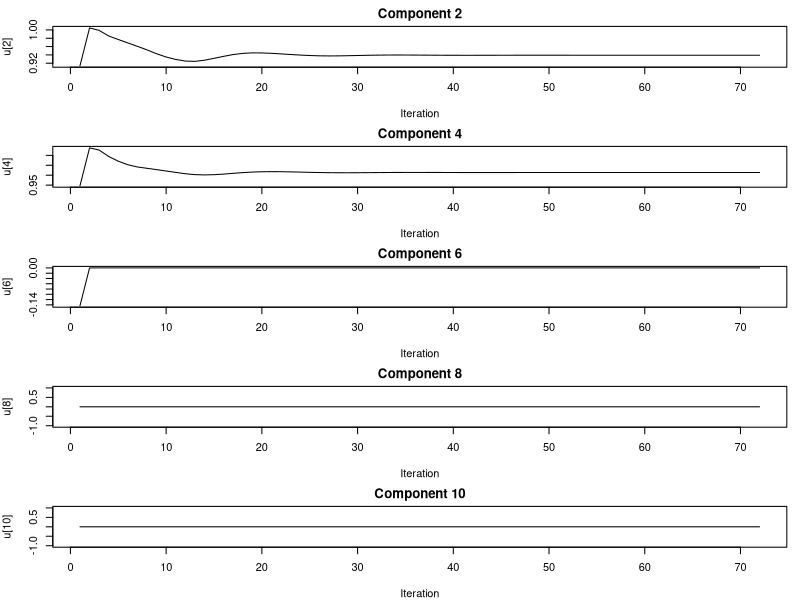
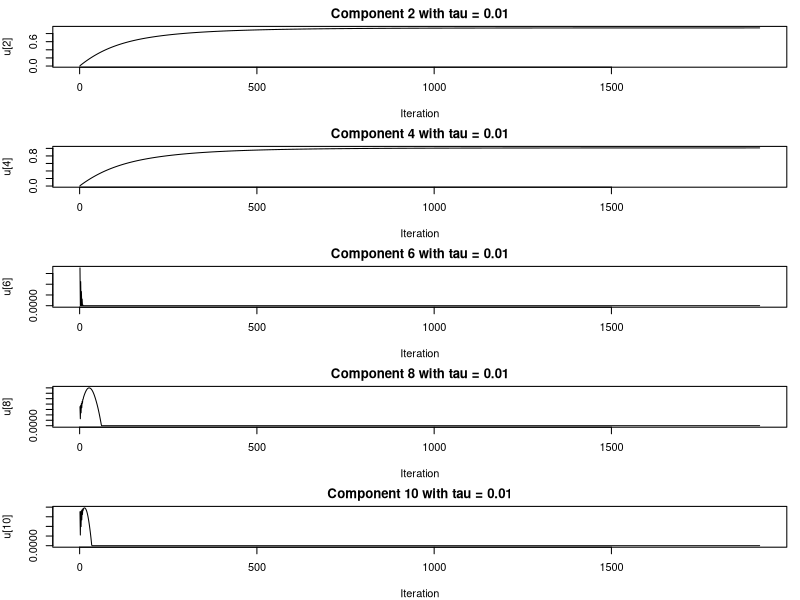
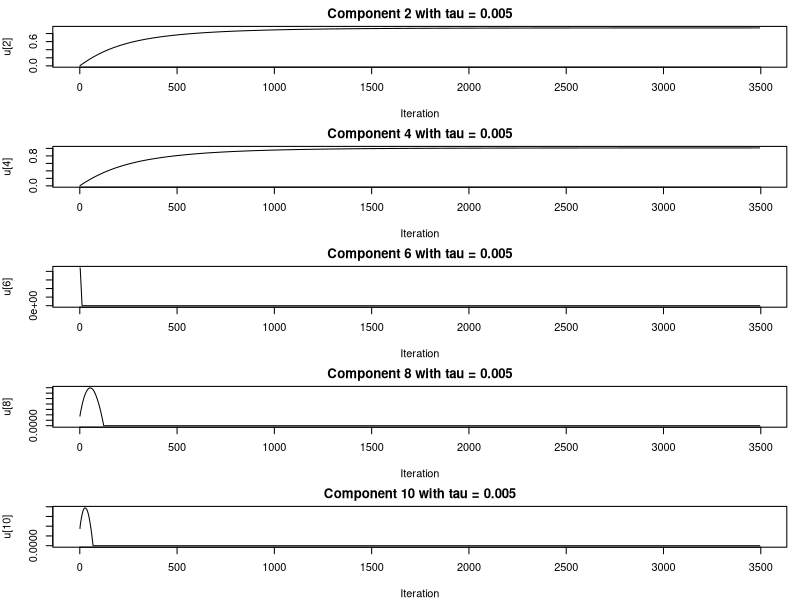
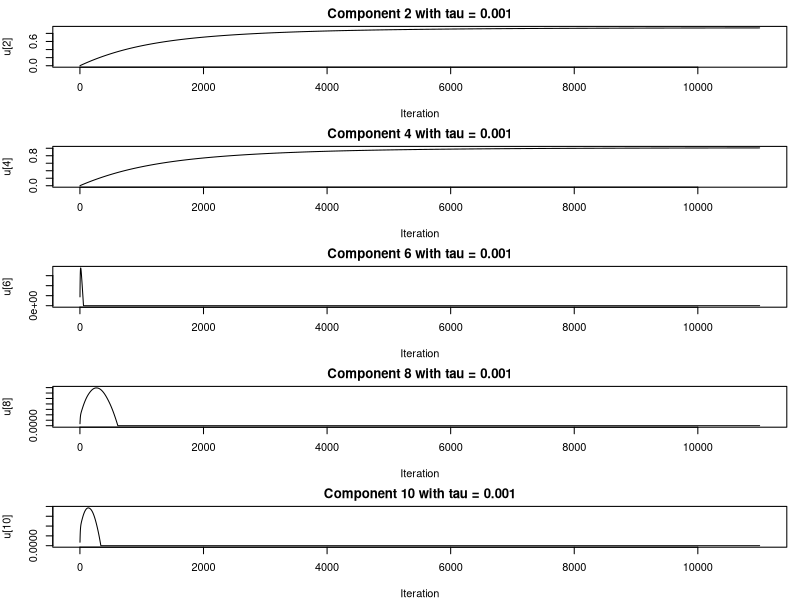

These charts were generated, in order, by the following R code:
## ---- chunk 1
knitr::opts_chunk$set(echo = TRUE)
## ---- chunk 2
#----------------------------------
library(MASS)
set.seed(1)

### training data
n <- 600
p <- 600

# generate Sigma
rho <- 0.3
Sigma <- matrix(rep(0.3, p^2), nrow = p, ncol = p)
diag(Sigma) <- 1
# generate matrix X and vector xi0 (xi_star in the above description)
X <- mvrnorm(n, rep(0,p), Sigma = Sigma)
xi0 <- Sigma %*% c(-1,1,-1,1,1,rep(0, p-5))

# Calculate Sigma hat (X^T X / n)
Sigma_hat <- t(X) %*% X / n
# Define the coordinate descent function
coordinate_descent <- function(X, xi0, lambda, delta = 1e-5, max_iter = 1000) {
  p <- ncol(X)
  u <- rep(0, p)  # Initial value is 0
  u_old <- u
  iter_count <- 0
  u_history <- matrix(0, nrow = max_iter, ncol = p)
  
  soft_threshold <- function(z, gamma) {
    sign(z) * max(abs(z) - gamma, 0)
  }
  
  for (iter in 1:max_iter) {
    u_old <- u
    for (j in 1:p) {
      x_j <- X[, j]
      X_rest <- X[, -j]
      u_rest <- u[-j]
      S_j <- sum(x_j^2)/n
      
      rho_j <- (xi0[j] - x_j %*% X_rest %*% u_rest/n) / S_j
      u[j] <- soft_threshold(rho_j, lambda / S_j)
    }
    
    # Save the current iteration result
    u_history[iter, ] <- u
    
    # Check convergence criteria
    if (sum(abs(u - u_old), na.rm = TRUE) < delta) {
      iter_count <- iter
      u_history <- u_history[1:iter, ]  # Truncate to the actual number of iterations
      break
    }
  }
  
  if (iter == max_iter) {
    iter_count <- max_iter
  }
  
  list(u = u, iter_count = iter_count, u_history = u_history)
}

# Calculate the value of lambda
lambda <- 1.2 * sqrt(log(p) / n)
# Solve using coordinate descent
result <- coordinate_descent(X, xi0, lambda)

# Print results
cat("Number of iterations:", result$iter_count, "\n")
cat("Final iterate (first 10 components):", result$u[1:10], "\n")

# Function to plot the iterations of specific components
plot_iterations <- function(u_history, components) {
  iter_count <- nrow(u_history)
  par(mfrow = c(length(components), 1), mar = c(4, 4, 2, 1))
  
  for (j in components) {
    plot(1:iter_count, u_history[, j], type = "l", main = paste("Component", j),
         xlab = "Iteration", ylab = paste("u[", j, "]", sep = ""))
  }
}

# Plot iterations for components j = 2, 4, 6, 8, 10
plot_iterations(result$u_history, c(2, 4, 6, 8, 10))
## ---- chunk 3
# Check the stationary condition with tolerance
check_stationary_condition <- function(u, Sigma, xi0, lambda, tol = 1e-5) {
  condition_met <- TRUE
  for (j in 1:length(u)) {
    value <-Sigma[j, ] %*% u - xi0[j]
    if (u[j] < 0 && abs(value - lambda) > tol) {
      cat("Condition not met for u[", j, "] < 0\n")
      condition_met <- FALSE
    }
    if (u[j] == 0 && (value < -lambda - tol || value > lambda + tol)) {
      cat("Condition not met for u[", j, "] == 0\n")
      condition_met <- FALSE
    }
    if (u[j] > 0 && abs(value + lambda) > tol) {
      cat("Condition not met for u[", j, "] > 0\n")
      condition_met <- FALSE
    }
  }
  if (condition_met) {
    cat("All conditions are met.\n")
  } else {
    cat("Some conditions are not met.\n")
  }
}

# Check the stationary condition for the result
check_stationary_condition(result$u, Sigma_hat, xi0, lambda)
## ---- chunk 4
#----------------------------------
library(MASS)
set.seed(1)

### training data
n <- 600
p <- 600

# generate Sigma
rho <- 0.3
Sigma <- matrix(rep(0.3, p^2), nrow = p, ncol = p)
diag(Sigma) <- 1
# generate matrix X and vector xi0 (xi_star in the above description)
X <- mvrnorm(n, rep(0,p), Sigma = Sigma)
xi0 <- Sigma %*% c(-1,1,-1,1,1,rep(0, p-5))
# Calculate Sigma hat (X^T X / n)
Sigma_hat <- t(X) %*% X / n

# Define the soft-thresholding function
soft_threshold <- function(z, gamma) {
  sign(z) * pmax(abs(z) - gamma, 0)
}

# Define the Proximal Gradient Descent function
proximal_gradient_descent <- function(Sigma, xi0, lambda, tau, delta = 1e-5, max_iter = 11000) {
  p <- ncol(Sigma)
  u <- rep(0, p)  # Initial value is 0
  iter_count <- 0
  u_history <- matrix(0, nrow = max_iter, ncol = p)
  
  for (iter in 1:max_iter) {
    u_old <- u
    gradient <- Sigma %*% u - xi0
    u <- soft_threshold(u - tau * gradient, tau * lambda)
    
    # Save the current iteration result
    u_history[iter, ] <- u
    
    # Check convergence criteria
    if (sum(abs(u - u_old), na.rm = TRUE) < delta) {
      iter_count <- iter
      u_history <- u_history[1:iter, ]  # Truncate to the actual number of iterations
      break
    }
  }
  
  if (iter == max_iter) {
    iter_count <- max_iter
  }
  
  list(u = u, iter_count = iter_count, u_history = u_history)
}

# Set parameters
lambda <- 1.2 * sqrt(log(p) / n)
tau_values <- c(0.01, 0.005, 0.001)

# Run experiments and report results
results <- list()
for (tau in tau_values) {
  cat("\nRunning Proximal Gradient Descent with tau =", tau, "\n")
  result <- proximal_gradient_descent(Sigma_hat, xi0, lambda, tau)
  results[[as.character(tau)]] <- result
  
  # Print results
  cat("Number of iterations:", result$iter_count, "\n")
  cat("Final iterate (first 10 components):", result$u[1:10], "\n")
}

# Function to plot the iterations of specific components
plot_iterations <- function(u_history, components, tau) {
  iter_count <- nrow(u_history)
  par(mfrow = c(length(components), 1), mar = c(4, 4, 2, 1))
  
  for (j in components) {
    plot(1:iter_count, u_history[, j], type = "l", main = paste("Component", j, "with tau =", tau),
         xlab = "Iteration", ylab = paste("u[", j, "]", sep = ""))
  }
}

# Plot iterations for components j = 2, 4, 6, 8, 10
for (tau in tau_values) {
  plot_iterations(results[[as.character(tau)]]$u_history, c(2, 4, 6, 8, 10), tau)
}

# Check the stationary condition with tolerance
check_stationary_condition <- function(u, Sigma, xi0, lambda, tol = 1e-3) {
  condition_met <- TRUE
  for (j in 1:length(u)) {
    value <- sum(Sigma[j, ] * u) - xi0[j]
    if (u[j] < 0 && abs(value - lambda) > tol) {
      cat("Condition not met for u[", j, "] < 0\n")
      condition_met <- FALSE
    }
    if (u[j] == 0 && (value < -lambda - tol || value > lambda + tol)) {
      cat("Condition not met for u[", j, "] == 0\n")
      condition_met <- FALSE
    }
    if (u[j] > 0 && abs(value + lambda) > tol) {
      cat("Condition not met for u[", j, "] > 0\n")
      condition_met <- FALSE
    }
  }
  if (condition_met) {
    cat("All conditions are met.\n")
  } else {
    cat("Some conditions are not met.\n")
  }
}

# Check the stationary condition for each result
for (tau in tau_values) {
  cat("\nChecking stationary condition for tau =", tau, "\n")
  check_stationary_condition(results[[as.character(tau)]]$u, Sigma_hat, xi0, lambda)
}
